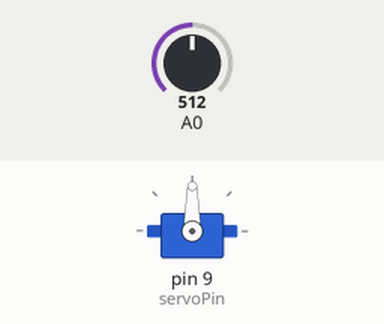
The sketch below on a simulated Arduino Uno, built with avr-gcc and run on an emulated ATmega328P. Shown: servo. The test bench sets the inputs (shaded band); at power-on: A0 = 512.

Above: at 1.2 s.
1.3 s: A0 set to 716
At 2.3 s:
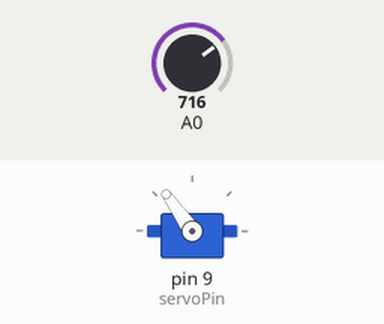
2.8 s: A0 set to 900
At 3.6 s:
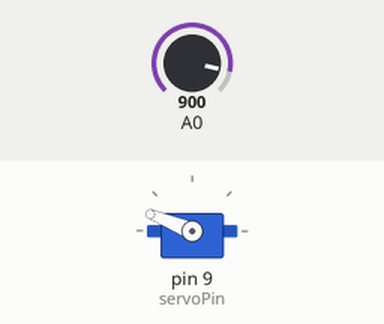
4.3 s: A0 set to 1023
At 4.7 s:
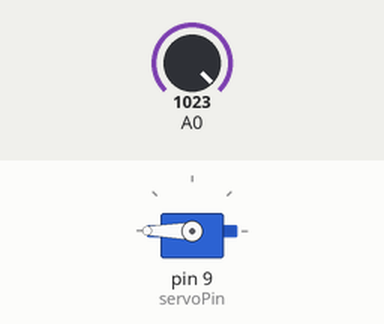
5.8 s: A0 set to 306
At 7.0 s:
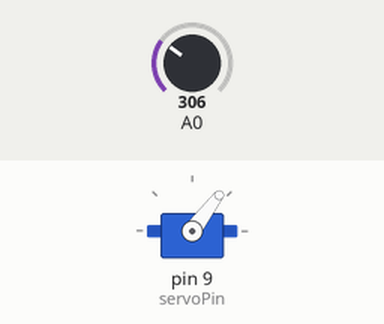
7.3 s: A0 set to 122
At 8.1 s:
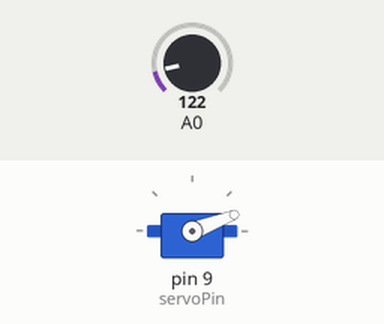
Timing chart, 0 to 9.8 s (numbered marks = the images above; inputs shaded):
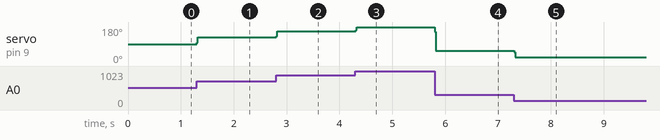

The sketch:

EX_46_01.ino
```cpp
#include <Servo.h>
#define INTERVAL   5
#define BUFFER_SIZE   5

Servo microServo;     // 서보 모터 제어 객체
int servoPin = 9;       // 서보 모터 연결 핀

int buffer[BUFFER_SIZE] = { 0, };
byte bufferPosition = 0;

void setup() {
  microServo.attach(servoPin);    // 서보 모터 연결

  for (int i = 0; i < BUFFER_SIZE; i++) {
    buffer[i] = analogRead(A0);
  }
}

void loop() {
  buffer[bufferPosition] = analogRead(A0);
  bufferPosition = (bufferPosition + 1) % BUFFER_SIZE;

  int vr = 0;
  for (int i = 0; i < BUFFER_SIZE; i++) {
    vr += buffer[i];
  }
  vr /= BUFFER_SIZE;
  int angle = map(vr, 0, 1023, 0, 180); // 각도로 변환

  microServo.write(angle);    // 서보 모터 위치 조정
  delay(INTERVAL);
}
```

Measured:
- after the input at 1.3 s, servo on pin 9 (servoPin): 90° → 125° at once
- after the input at 2.8 s, servo on pin 9 (servoPin): 125° → 158° at once
- after the input at 4.3 s, servo on pin 9 (servoPin): 158° → 180° at once
- after the input at 5.8 s, servo on pin 9 (servoPin): 180° → 53° at once
- after the input at 7.3 s, servo on pin 9 (servoPin): 53° → 21° at once
